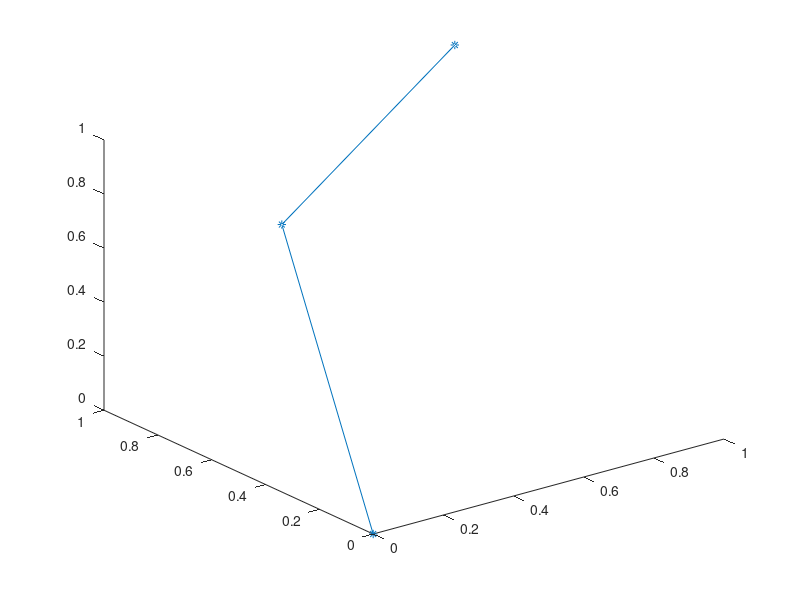

Source code (MATLAB):
close all;
clear;
clc;

% define 3 points
start = [0; 0; 0; 0 ]
middle = [0.2; 0.6; 0.8; pi/8]
goal = [1.0; 1.0; 1.0; pi/4]

% plot points
px = [start(1), middle(1), goal(1)]
py = [start(2), middle(2), goal(2)]
pz = [start(3), middle(3), goal(3)]

plot3(px,py,pz, '-*')


